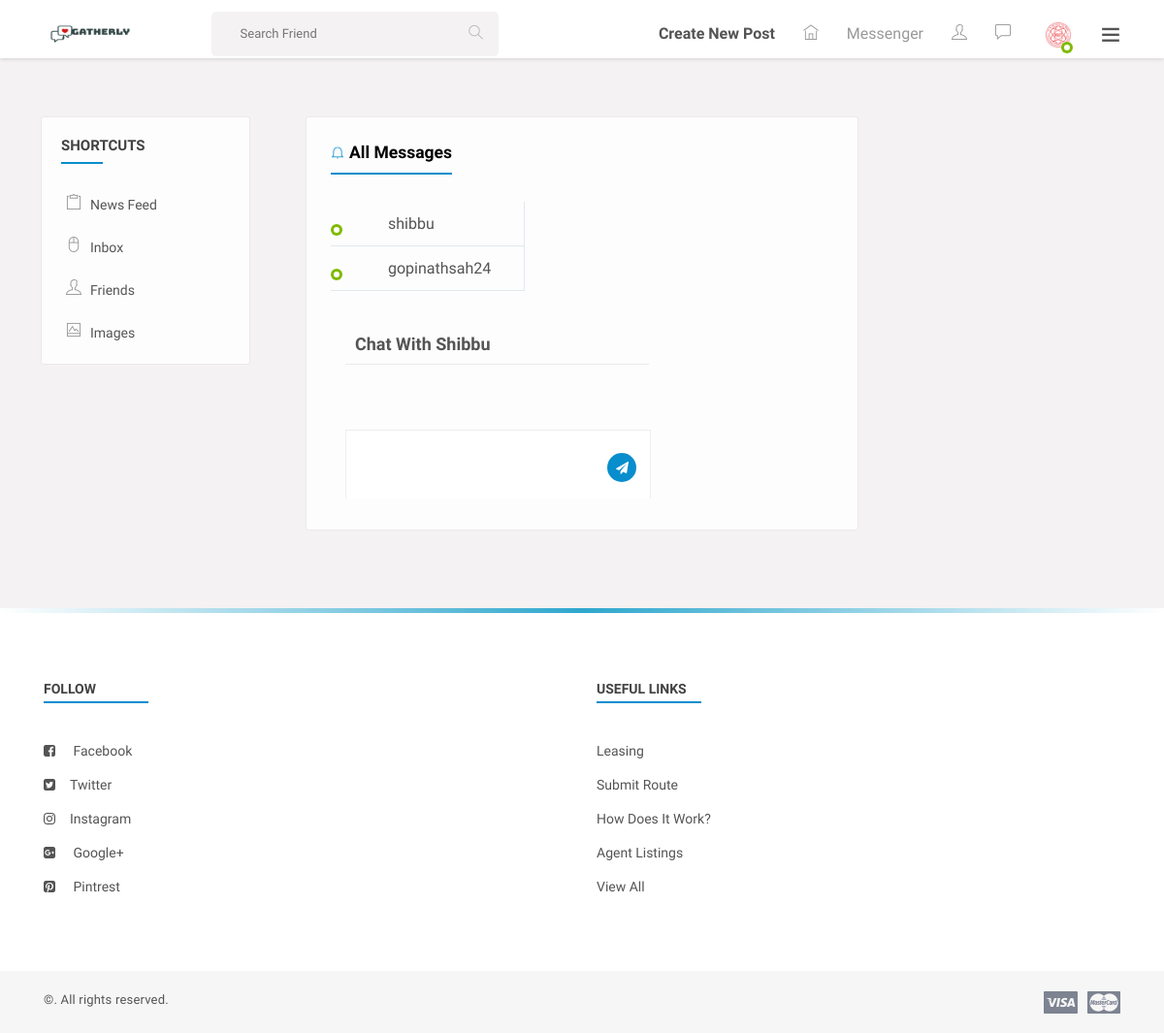
The app's page /messages/shibbu (signed in) with its own data.
### accounts/models.py (models this page shows, shortened)
class User(AbstractUser):
    username = models.CharField(
        'username',
        max_length=50,
        unique=True,
        help_text='Required. 50 characters or fewer. Letters, digits and @/./+/-/_ only.',
        error_messages={
            'unique': "A user with that username already exists.",
        },
    )
    email = models.EmailField(unique=True, blank=False,
                              error_messages={
                                  'unique': "A user with that email already exists.",
                              })
    gender = models.CharField(max_length=20,choices=(('male','male'),('female','female')))
    status = models.BooleanField(default=False)
    about = models.CharField(max_length=400)
    firstname = models.CharField(max_length=50);
    lastname = models.CharField(max_length=20);
    USERNAME_FIELD = "email"
    REQUIRED_FIELDS = ["username", "gender"]

### userprofile/models.py (models this page shows)
class Profile(models.Model):
    user = models.OneToOneField(User, on_delete=models.DO_NOTHING, related_name='profile')
    profile_image = models.ImageField(upload_to='avatars', default='avatars/guest.png')
    cover_image = models.ImageField(upload_to='avatars', default='avatars/cover.png')
    phone = models.CharField(max_length=20, blank=True)
    city = models.CharField(max_length=20, blank=True)
    country = models.CharField(max_length=20, blank=True)

### friends/models.py (models this page shows)
class Friend(models.Model):
    user = models.ForeignKey(User, on_delete=models.CASCADE)  # who sent the request
    friend = models.ForeignKey(User, on_delete=models.CASCADE, related_name='friends')  # who will receive the request
    status = models.CharField(max_length=20, default='notrequested')
    created_at = models.DateTimeField(default=now)

### communications/views.py (the view)
# urls.py: path('<slug:friend>', messages_with_one_friend, name="messages-with-one-friend"),
@login_required(login_url=reverse_lazy("accounts:login"))
def messages_with_one_friend(request, friend):
    if request.user.username == friend:
        return redirect(reverse_lazy('communications:all-messages'))
    try:
        if not User.objects.get(username=friend):
            return redirect(reverse_lazy('communications:all-messages'))
    except:
        return redirect(reverse_lazy('communications:all-messages'))
    friends_one = Friend.objects.filter(friend=request.user, status='friend')
    friends_two = Friend.objects.filter(user=request.user, status='friend')
    friends = friends_one | friends_two
    return render(request, "communications/friend-messages.html", {
        'friends': friends,
        'friend_name_json': mark_safe(json.dumps(friend)),
        'username': mark_safe(json.dumps(request.user.username)),
    })

### templates/communications/friend-messages.html (shortened to what this page needs)
{% extends 'base.html' %}
{% load static %}
{% block content %}
    <section>
        <div class="gap gray-bg">
            <div class="container-fluid">
                <div class="row">
                    <div class="col-lg-12">
                        <div class="row" id="page-contents">
                            <div class="col-lg-3">
                                <aside class="sidebar static">
                                    <div class="widget stick-widget">
                                        <h4 class="widget-title">Shortcuts</h4>
                                        <ul class="naves">
                                            <li>
                                                <i class="ti-clipboard"></i>
                                                <a href="{% url 'core:home' %}" title="">News feed</a>
                                            </li>
                                            <li>
                                                <i class="ti-mouse-alt"></i>
                                                <a href="{% url 'communications:all-messages' %}" title="">Inbox</a>
                                            </li>
                                            <li>
                                                <i class="ti-user"></i>
                                                <a href="{%url 'friends:my_friends'%}" title="">Friends</a>
                                            </li>
                                            <li>
                                                <i class="ti-image"></i>
                                                <a href="timeline-photos.html" title="">images</a>
                                            </li>
                                        </ul>
                                    </div>
                                </aside>
                            </div>
                            <div class="col-lg-6">
                                <div class="central-meta">
                                    <div class="messages">
                                        <h5 class="f-title"><i class="ti-bell"></i>All Messages </h5>
                                        <div class="message-box">
                                            <ul class="peoples">
                                                {% for friend in friends %}
                                                    <li>
                                                        <figure>
                                                            <span class="status f-online"></span>
                                                        </figure>
                                                        <div class="people-name">
                                                            {% if friend.user.username == request.user.username %}
                                                                <a href="{% url 'communications:messages-with-one-friend' friend.friend.username %}">{{ friend.friend.username }}</a>
                                                            {% else %}
                                                                <a href="{% url 'communications:messages-with-one-friend' friend.user.username %}">{{ friend.user.username }}</a>
                                                            {% endif %}
                                                        </div>
                                                    </li>
                                                {% endfor %}
                                            </ul>
                                            <div class="peoples-mesg-box">
                                                <div class="conversation-head">
                                                    <figure><img src="images/resources/friend-avatar.jpg" alt=""></figure>
                                                    <span>Chat with {{ friend_name_json|slice:"1:-1" }}</span>
                                                </div>
                                                <ul class="chatting-area">
                                                </ul>
                                                <div class="message-text-container">
                                                    <form +9
                                                    onsubmit="return false;">
                                                        <textarea id="chat-message-input"></textarea>
                                                        <button title="send" id="chat-message-submit"><i class="fa fa-paper-plane"></i></button>
                                                    </form>
                                                </div>
                                            </div>
                                        </div>
                                    </div>
                                </div>
                            </div>
                            <div class="col-lg-3">
                            </div>
                        </div>
                    </div>
                </div>
            </div>
        </div>
    </section>
{% endblock %}

### templates/base.html (shortened to what this page needs)
{% load static %}
<!DOCTYPE html>
<html lang="en">
<head>
    <link rel="stylesheet" href="https://stackpath.bootstrapcdn.com/bootstrap/4.4.1/css/bootstrap.min.css">
    {% include 'includes/stylesheets.html' %}
</head>
<body>
<div class="theme-layout">
    <div class="topbar stick">
        <div class="logo">
            <a title="" href="/"><img src="{% static 'images/logo.png' %}" alt="" style="height: 70px; width: 90px"></a>
        </div>
        <div class="top-area">
            <div class="top-search">
                <form method="get" class="searchbar">
                    <input type="text" placeholder="Search Friend" name="si">
                    <button type ="submit"><i class="ti-search"></i></button>
                </form>
            </div>
            <ul class="setting-area">
                {% if user.is_authenticated%}
                <li><strong><a href="{%url 'newsfeed:post-create'%}">Create New Post</strong></a></li>
                {%endif%}
                <li><a href="{% url 'core:home' %}" class="link"><i class="ti-home"></i></a></li>
                <li><a href="{% url 'communications:all-messages' %}" class="link">Messenger</a></li>
                <li>
                    <a href="#" title="Notification" data-ripple="">
                        <i class="ti-user"></i>
                    </a>
                </li>
                <li>
                    <a href="#" title="Messages" data-ripple=""><i class="ti-comment"></i></a>
                </li>
            </ul>
            <div class="user-img">
                <img src="{{ request.user.profile.profile_image.url }}" alt="" style="height: 40px; width: 40px;">
                <span class="status f-online"></span>
            </div>
            <span class="ti-menu main-menu" data-ripple=""></span>
        </div>
    </div>
    {% block content %}{% endblock %}
    <footer>
        <div class="container">
            <div class="row">
                <div class="col-lg-6 col-md-4">
                    <div class="widget">
                        <div class="widget-title"><h4>follow</h4></div>
                        <ul class="list-style">
                            <li><i class="fa fa-facebook-square"></i> <a href="https://web.facebook.com/shopcircut/" title="">facebook</a></li>
                            <li><i class="fa fa-twitter-square"></i><a href="https://twitter.com/login?lang=en" title="">twitter</a></li>
                            <li><i class="fa fa-instagram"></i><a href="https://www.instagram.com/?hl=en" title="">instagram</a></li>
                            <li><i class="fa fa-google-plus-square"></i> <a href="https://plus.google.com/discover" title="">Google+</a></li>
                            <li><i class="fa fa-pinterest-square"></i> <a href="https://www.pinterest.com/" title="">Pintrest</a></li>
                        </ul>
                    </div>
                </div>
                <div class="col-lg-6 col-md-4">
                    <div class="widget">
                        <div class="widget-title"><h4>useful links</h4></div>
                        <ul class="list-style">
                            <li><a href="#" title="">leasing</a></li>
                            <li><a href="#" title="">submit route</a></li>
                            <li><a href="#" title="">how does it work?</a></li>
                            <li><a href="#" title="">agent listings</a></li>
                            <li><a href="#" title="">view All</a></li>
                        </ul>
                    </div>
                </div>
            </div>
        </div>
    </footer>
    <div class="bottombar">
        <div class="container">
            <div class="row">
                <div class="col-md-12">
                    <span class="copyright">©. All rights reserved.</span>
                    <i><img src="images/credit-cards.png" alt=""></i>
                </div>
            </div>
        </div>
    </div>
</div>
</body>
</html>

### static/css/color.css (style rules this page uses)
.product-carousel .owl-nav .owl-prev::before, .product-carousel .owl-nav .owl-next::before, .product-caro .owl-prev:hover:before, .product-caro .owl-next:hover:before, .log-reg-area form .forgot-pwd, .log-reg-area form .already-have, .log-reg-area > p a, .top-area > ul > li > a > span, .timeline-info > ul li a.active, .timeline-info > ul li a:hover, .dropdowns > a.more-mesg, .activity-meta > h6 a, .activity-meta > span a:hover, .friend-name > ins, .description > p a, .we-reply, .sidebar .widget li:hover > a, .sidebar .widget li:hover > i, .friend-meta > a, .user-setting > a:hover, .we-comet li a.showmore, .twiter-feed > li p a, .tutor-links > li i, .tutor-links > li:hover, .pepl-info > span, .page-meta > a, .frnds .nav-tabs .nav-item a.active, .f-title i, #work > div a, .basics > li i, .education > li i, .groups > span i, a.forgot-pwd, .friend-meta > h4 a:hover, .x_title > h2, .post-meta .detail > span, .add-btn > a:hover, .top-area > ul.main-menu > li > ul li a:hover, .dropdowns.active > a i, .user-setting > a i, .form-group input.form-file ~ .control-label, .form-group input.has-value ~ .control-label, .form-group input:focus ~ .control-label, .form-group input:valid ~ .control-label, .form-group select ~ .control-label, .form-group textarea.form-file ~ .control-label, .form-group textarea.has-value ~ .control-label, .form-group textarea:focus ~ .control-label, .form-group textarea:valid ~ .control-label, .flaged > h3, .invition .friend-meta a.invite:hover, .more-optns > ul li:hover, .post-title > h4 a:hover, .post-title .p-date a:hover, .l-post .l-post-meta > h4 a:hover, .read:hover, blockquote, .tags > a:hover, .comment-titles > span, .help-list > ul li a:hover i, .carrer-title > h2 > span, .carrer-title > span a, .open-position > h4 a:hover, .option-set.icon-style > li > a.selected, .category-box > i, .getquot-baner > a, .branches-box > ul li i, .help-topic-result > h2 a:hover, .product-name > h5 a:hover, .full-postmeta .shopnow, .prices.style2 ins span, .single-btn > li > a.active, .total-box > ul > li.final-total, .logout-meta > p a, .forum-list table tbody tr td i, .forum-list table tbody tr td a, .widget ul.recent-topics > li > i, .date-n-reply > a, .topic-data > span, .help-list > ul li a:hover, .employer-info h2, .job-detail > ul li i, .company-intro > a { color: #088dcd; }
#nprogress .bar, .timeline-info > ul li a::before, .add-btn > a, .activitiez > li::before, form button, .colla-apps > li a:hover, a.underline:before, .setting-row input:checked + label, .user-avatar:hover .edit-phto, .error-meta > a, .color-bg, .add-butn, .nav.nav-tabs.likes-btn > li a.active, a.dislike-btn, .drop > a:hover, .btn-view.btn-load-more:hover, .accordion .card h5 button[aria-expanded="true"], .chat-head, .f-page > figure em, .inbox-panel-head > ul > li > a, .nav-tabs--left .nav-link.active, .nav-tabs--left .nav-link.active:hover, footer .widget-title h4::before, #topcontrol, .sidebar .widget-title::before, .f-title::before, .g-post-classic > figure > i::after, .purify > a, .help-list > a:hover, .open-position::before, .info > a, .category-box:hover, .category-box.selected, a.main-btn, .section-heading::before, .getquot-baner, .more-branches > h4::before, .is-helpful > a, .cart-optionz > li > a:hover, .paginationz > li a:hover, .paginationz > li a.active, .shopping-cart, a.btn2:hover, .form-submit > input[type="submit"], button.submit-checkout, .delete-cart:hover, .proceed .button, .amount-area .update-cart, a.addnewforum, .apply-bttons > a { background: #088dcd; }

### static/css/responsive.css (style rules this page uses)
@media screen and (max-width: 1281px) and (min-width: 1024px) { footer .widget-title h4 { font-size: 14px; } }
@media screen and (max-width: 1281px) and (min-width: 1024px) { .sidebar .widget li > a { font-size: 14px; } }
@media screen and (max-width: 1281px) and (min-width: 1024px) { .peoples-mesg-box { width: 63.4%; } }
@media screen and (max-width: 1281px) and (min-width: 1024px) { .conversation-head > span { width: 82%; } }

### records on screen
User: user.profile.profile_image (picture)
Friend: friend.username "shibbu"
Friend: friend.username "gopinathsah24"
User: username "Shibbu"
